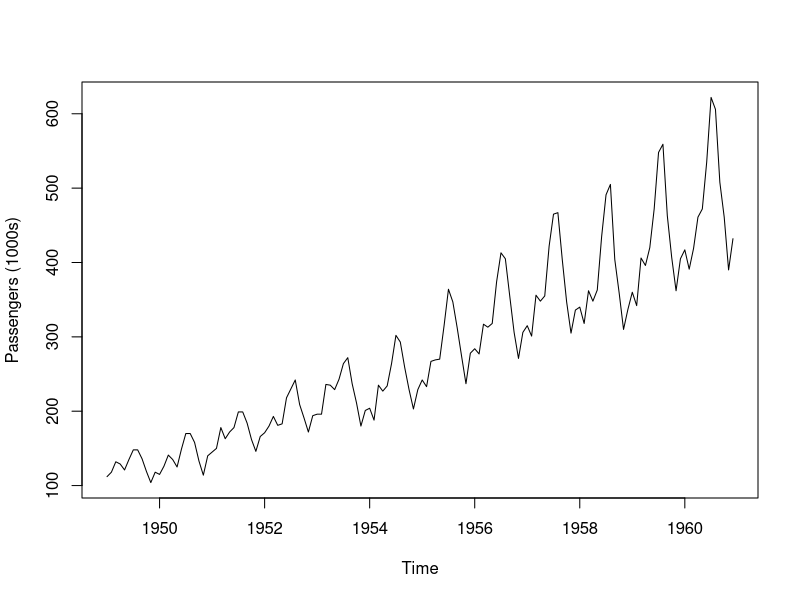
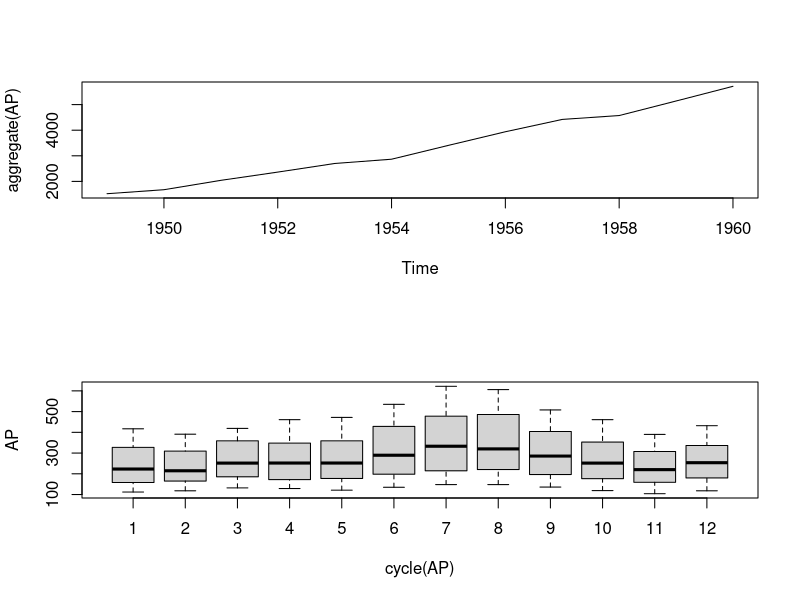
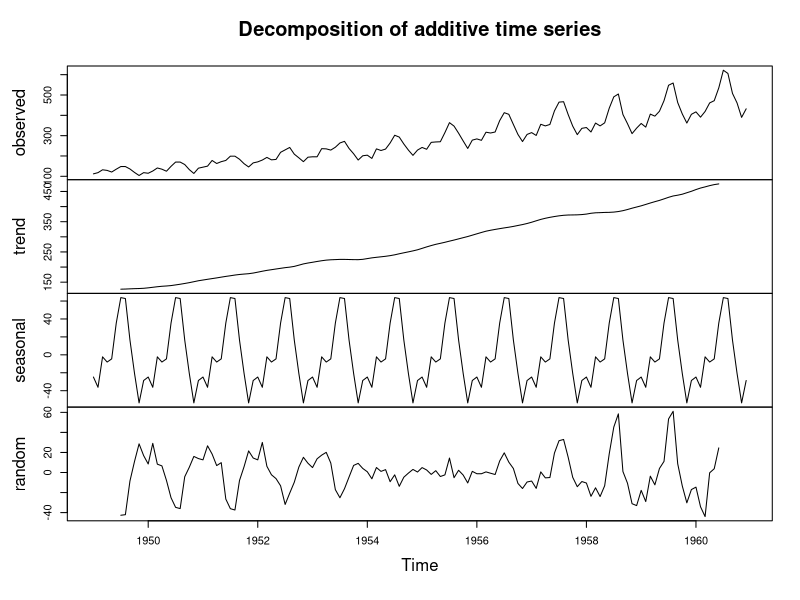
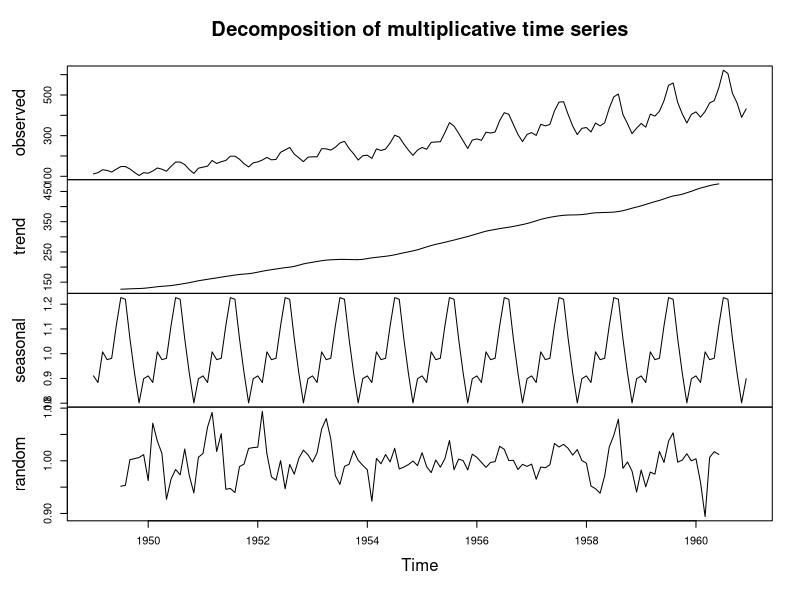
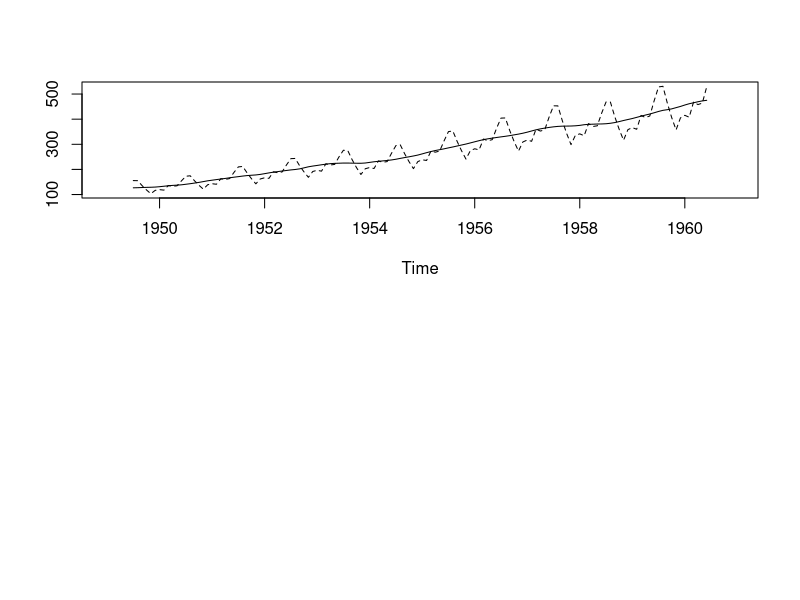

The R script that drew these images, in order:
# Time series: Basic Introduction
# This lecture is adapted from the book, "Introductory Time Series in R"

# Time Series R code
# Ashish Dutt
data("AirPassengers")
AP<-AirPassengers
class(AP)
start(AP)
end(AP)
frequency(AP) 
summary(AP)
# creating time plot
plot(AP, ylab="Passengers (1000s)")
# it is apparent that the number of passengers travelling on the airline is increasing with time. In general, a systematic change in a time series that does not appear to be periodic is known as a trend.
# A repeating pattern within each year is known as seasonal variation, although the term is applied more generally to repeating patterns within any fixed period, such as restaurant bookings on different days of the week. There is clear seasonal variation in the air passenger time series.
# However, many time series exhibit trends, which might, for example, be part of a longer cycle or be random and subject to unpredictable change. Random, or stochastic, trends are common in economic and financial time series. A regression model would not be appropriate for a stochastic trend.
# A time series plot not only emphasises patterns and features of the data but can also expose outliers and erroneous values. One cause of the latter is that missing data are sometimes coded using a negative value.  
# To get a clearer view of the trend, the seasonal effect can be removed by aggregating the data to the annual level, which can be achieved in R using the aggregate function. A summary of the values for each season can be viewed using a boxplot, with the cycle function being used to extract the seasons for each item of data.
# The plots can be put in a single graphics window using the layout function, which takes as input a vector (or matrix) for the location of each plot in the display window. 
layout(1:2)
plot(aggregate(AP))
boxplot(AP~cycle(AP))
# You can see an increasing trend in the annual series and the seasonal effects in the boxplot. More people travelled during the summer months of June to September

# Decomposition in R
# In R, the function decompose estimates trends and seasonal effects using a moving average method. Nesting the function within plot (e.g., using                                                            plot(stl())) produces a single figure showing the original series xt and the decomposed series mt, st, and zt. 
plot(decompose(AP))
AP.decom <- decompose(AP, type = "mult")
plot(AP.decom)
Trend<- AP.decom$trend
Seasonal<- AP.decom$seasonal
ts.plot(cbind(Trend, Trend * Seasonal), lty = 1:2) # Electricity production data: trend with superimposed multiplicative seasonal effects.




